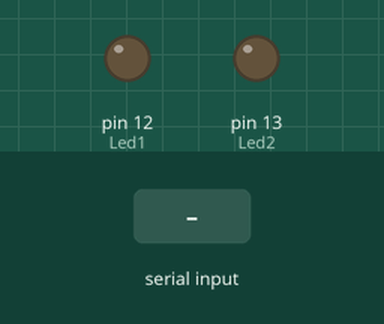
A sketch run on a simulated Arduino Uno, built with avr-gcc and run on an emulated ATmega328P. Shown: output pins drawn as LEDs (lit = HIGH). The inputs (shaded band) are chosen by the test bench.

Above: at 1.2 s.
1.3 s: "A" received over Serial
At 2.5 s:
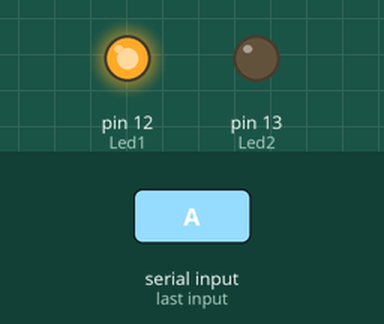
2.8 s: "C" received over Serial
At 3.8 s:
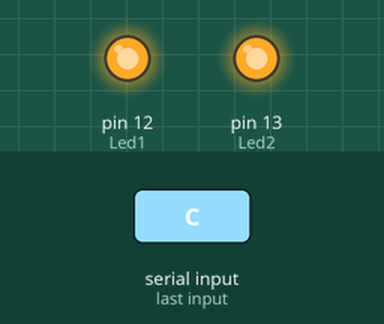
4.3 s: "B" received over Serial
At 4.9 s:
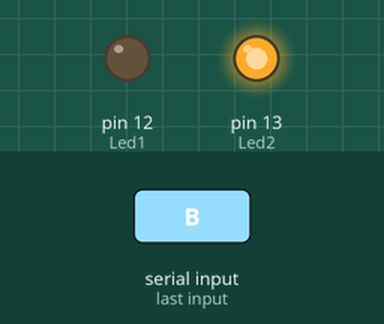
5.8 s: "D" received over Serial
At 6.1 s:
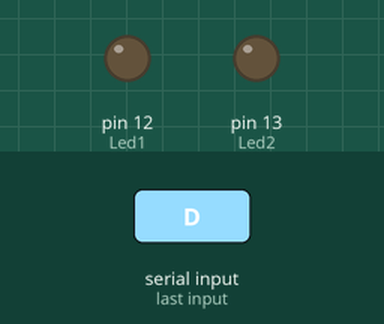
Timing chart, 0 to 8.3 s (numbered marks = the images above; inputs shaded):
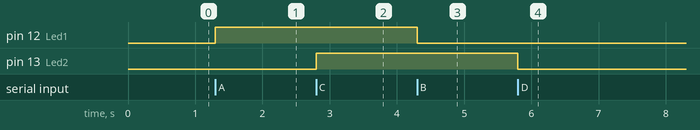

The sketch:

P2_A3_Arduino.ino
```cpp
//Actividad P2 A3 Arduino con APP Bluetooth
//Daniel Juárez || Viviana Morin

//variables de las LEDS
const byte Led1 = 12;
const byte Led2 = 13;

//Variable que recibe instruccion
char orden;

void setup() {
  pinMode(Led1 , HIGH);
  pinMode(Led2 , HIGH);

  Serial.begin(9600);
}

void loop() {
  if (Serial.available()) {
    orden = Serial.read();
    }
    if (orden == 'A')
    {
      digitalWrite(Led1, HIGH);
    }
    if (orden == 'B')
    {
      digitalWrite(Led1, LOW);
    }
    if (orden == 'C')
    {
      digitalWrite(Led2, HIGH);
    }
    if (orden == 'D')
    {
      digitalWrite(Led2, LOW);
    }
  }
```

Measured:
- after the input at 1.3 s, pin 12 (Led1): LOW → HIGH at once
- after the input at 2.8 s, pin 13 (Led2): LOW → HIGH at once
- after the input at 4.3 s, pin 12 (Led1): HIGH → LOW at once
- after the input at 5.8 s, pin 13 (Led2): HIGH → LOW at once
